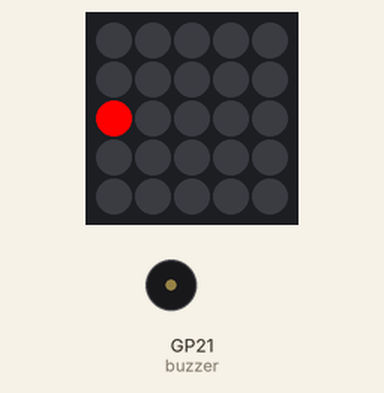
Bench run of a program on a simulated Raspberry Pi Pico running MicroPython. On the bench: 5×5 RGB LED matrix, buzzer (waves = sounding). Dim RGB values are drawn brighter than linear; random numbers come from a fixed seed; the 25 LEDs are laid out as on the BitDogLab board (LED 0 bottom right, every second row reversed). At 9.6 s the program stops and its outputs stay as they are.

Above: at 0.15 s.
At 8.59 s:
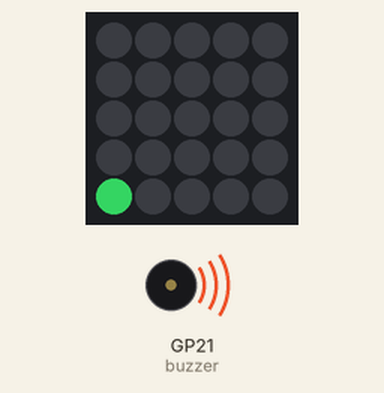
At 9.02 s:
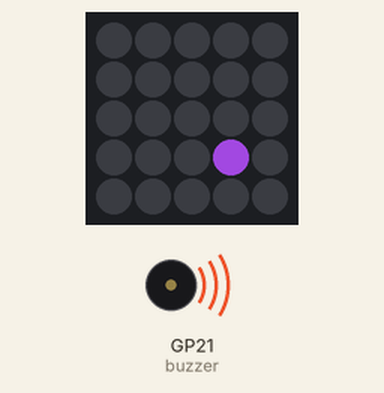
At 9.48 s:
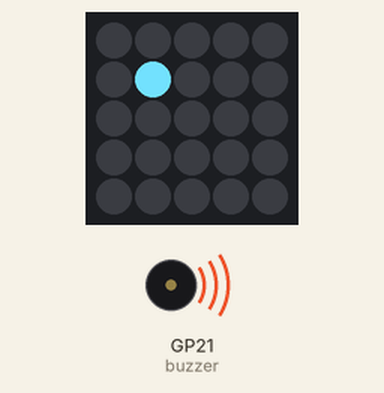
Timing chart, 0 to 11.1 s (numbered marks = the images above):
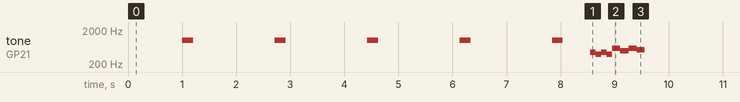

Measured:
- by itself, tone on GP21 (buzzer): plays 1000 Hz for 0.20 s, 1000 Hz for 0.20 s, 1000 Hz for 0.20 s, 1000 Hz for 0.20 s, 1000 Hz for 0.20 s, 440 Hz for 0.10 s … (13 notes in this stretch)

The program:

Composi__o_V1A.py
```python
import time
from machine import PWM, Pin
import neopixel
import random

# Configuração do NeoPixel
NUM_LEDS = 25
np = neopixel.NeoPixel(Pin(7), NUM_LEDS)

# Configuração do Buzzer
buzzer = PWM(Pin(21))
buzzer_freq = 1000  # Frequência para o beep

def beep(duration=0.2):
    ''' Toca um beep com a duração especificada '''
    buzzer.freq(buzzer_freq)
    buzzer.duty_u16(5000)  # Intensidade média
    time.sleep(duration)
    buzzer.duty_u16(0)  # Desliga o buzzer

def dim_leds(led_sequence, current_index):
    dim_factor = 255 // (len(led_sequence) - current_index)
    for idx, led in enumerate(led_sequence):
        if idx < current_index:
            r, g, b = np[led]
            r = max(r - dim_factor, 0)
            np[led] = (r, g, b)

def turn_off_all_leds():
    for i in range(NUM_LEDS):
        np[i] = (0, 0, 0)
    np.write()

def heartbeat_effect():
    sequence = [14, 6, 12, 21, 10]
    initial_delay = 0.3
    decrement = 0.05
    turn_off_all_leds()

    for idx, led in enumerate(sequence):
        np[led] = (255, 0, 0)
        dim_leds(sequence, idx)
        np.write()
        time.sleep(initial_delay - idx * decrement)

    beep()
    time.sleep(0.5)
    turn_off_all_leds()

def random_color():
    return (random.randint(0, 255), random.randint(0, 255), random.randint(0, 255))

def l3_37_sound_and_lights():
    for freq in [440, 392, 440, 392]:
        random_led = random.randint(0, NUM_LEDS - 1)
        np[random_led] = random_color()
        np.write()
        buzzer.freq(freq)
        buzzer.duty_u16(5000)
        time.sleep(0.1)
        np[random_led] = (0, 0, 0)
        np.write()

    for freq in [587, 493, 587, 523]:
        random_led = random.randint(0, NUM_LEDS - 1)
        np[random_led] = random_color()
        np.write()
        buzzer.freq(freq)
        buzzer.duty_u16(5000)
        time.sleep(0.15)
        np[random_led] = (0, 0, 0)
        np.write()

    buzzer.duty_u16(0)

# Executando as funções
num_repetitions = 5
for _ in range(num_repetitions):
    heartbeat_effect()

l3_37_sound_and_lights()
```
